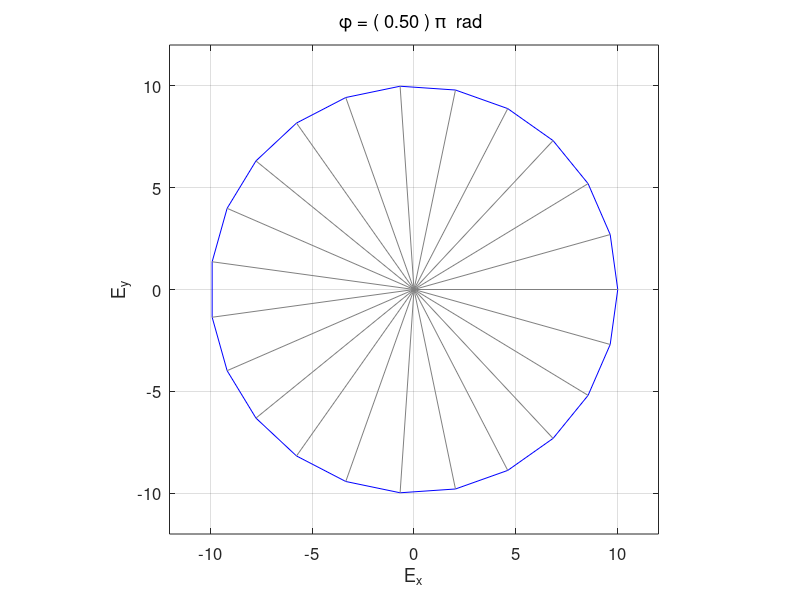

MATLAB code to generate this figure: (Note: this script raises an error after producing the figure.)
% cemPol1.m

% 180118
% Polarization of Light 
% Plot resultant electric field from two sinusoidally time varying
%   orthogonal components.  
% We can observe linear, eliptical and circular polarization. 
% We can also observe the right or left handedness of the polarization for
%   the ellipcal and circular cases as viewed by an observer 
%   looking towards the source of the radiation.

% John A Sims 
% email: john.sims@ufabc.edu.br
% Universidade Federal do ABC 
% http://www.ufabc.edu.br/
% Biomedical Engineering Department,
% Centro de Engenharia, Modelagem e Ciencias Sociais Aplicadas.
% (Centre for Engineering, modelling and applied social sciences)
% Rua Arcturus (Jd Antares)
% Anchieta
% 09606070 - Sao Bernardo do Campo, SP - Brasil

% Ian Cooper
% School of Physics, University of Sydney
% email: ian.cooper@sydney.edu.au
% https://d-arora.github.io/Doing-Physics-With-Matlab/


close all
clear all
clc

% =======================================================================
%  INPUTS  default value [  ] 
% =======================================================================
%  Electric field amplitudes [10] [10]
    E0x =  10; E0y = 10; 
% Phase of Ey in radians  [0.5*pi]
%  Try phi [rad]: 0.25*pi 0.5*pi 0.75*pi pi 0 -0.25*pi -0.5*pi -0.75*pi -pi 
    phi = 0.5*pi;
% Grid points
   N = 24;

% =======================================================================   
% Setup for saving images animated gif file and AVI files
% =======================================================================
% Save animation flagA = 0 or 1 or 2  [default flagA = 0]
   flagA = 0;
   % flagA = 0   Animation NOT saved
   % flagA = 1   Animation saved as an animated gif file
   % flagA = 2   Animation saved as an AVI file

switch flagA
case 1
%  ANIMATED GIF:
     ag_name = 'ag_Pol01.gif';
%  Delay in seconds before displaying the next image  
    delay = 0.20;  
%  Frame counter start
    nt = 1;

case 2   
%  AVI: open writer object for avi.
     aviName = 'avi_Pol01.avi';
     aviObj = VideoWriter(aviName);
     aviObj.FrameRate = 10;  % from 30
     aviObj.Quality = 40;    % from 75
     open(aviObj);
end   %  switch   
   
   
% CALCULATIONS z = 0 =====================================================
   wt = linspace(0,2*pi,N);
% Electric fields
   Ex = E0x .* exp(1j*wt);
   Ey = E0y .* exp(1j*(wt + phi));
   E = real(Ex) + 1j.*real(Ey);

% GRAPHICS  =============================================================
 
 figure(1)   
    pos = [0.07 0.05 0.25 0.35];
    set(gcf,'Units','normalized');
    set(gcf,'Position',pos);
    set(gcf,'color','w');
    fss = 12;
    
 for cc = 1 : N
    xP = real(E); yP = imag(E); 
    plot(xP, yP,'b','linewidth',0.5); 
    set(gca,'xLim',[-12 12]);
    set(gca,'yLim',[-12 12]);
    grid on
    xlabel('E_x')
    ylabel('E_y');
    tm1 = '\phi = ( ';
    tm2 = num2str(phi / pi,  '%3.2f \n');
    tm3 = ' ) \pi  rad ';
    tm = [tm1 tm2 tm3];
    title(tm,'fontweight','normal');
    axis square
    set(gca,'fontsize',fss)
    
    hold on
    for c = 1: N
      xP = [0 real(E(c))]; yP = [0 imag(E(c))]; 
      plot(xP, yP,'col',[0.5 0.5 0.5],'linewidth',0.2)
    end
   
   xP = real(E(cc)); yP = imag(E(cc));
   arrow([0,0], [xP,yP],'Width',2, 'EdgeColor',[1 0 0],'FaceColor',[1 0 0 ]);
   pause(0.2)
   hold off

  % Adding the frame to the video object using the 'writeVideo' method
   if flagA == 2
     frame = getframe(1);
     writeVideo(aviObj,frame);
   end 
  
  % Adding the frame to the animated gif 
  if flagA == 1
     frame = getframe(1);
     im = frame2im(frame);
     [imind,cm] = rgb2ind(im,256);
%  On the first loop, create the file. In subsequent loops, append.
     if nt == 1
        imwrite(imind,cm,ag_name,'gif','DelayTime',delay,'loopcount',inf);
     else
        imwrite(imind,cm,ag_name,'gif','DelayTime',delay,'writemode','append');
     end
        nt = nt+1;
  end
 end
    
 if flagA == 2
  close(aviObj);
end
